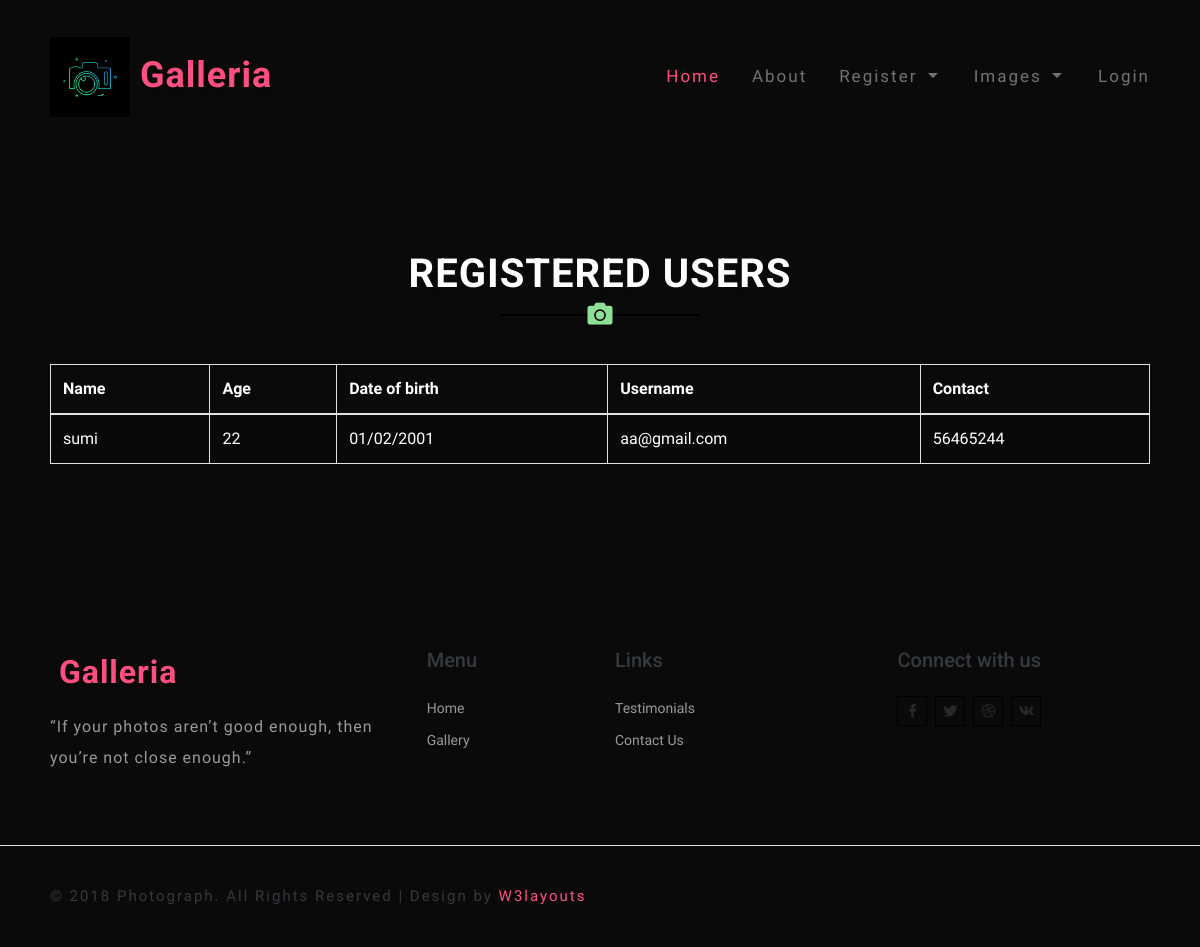
The page /v_users on the database as committed earlier.
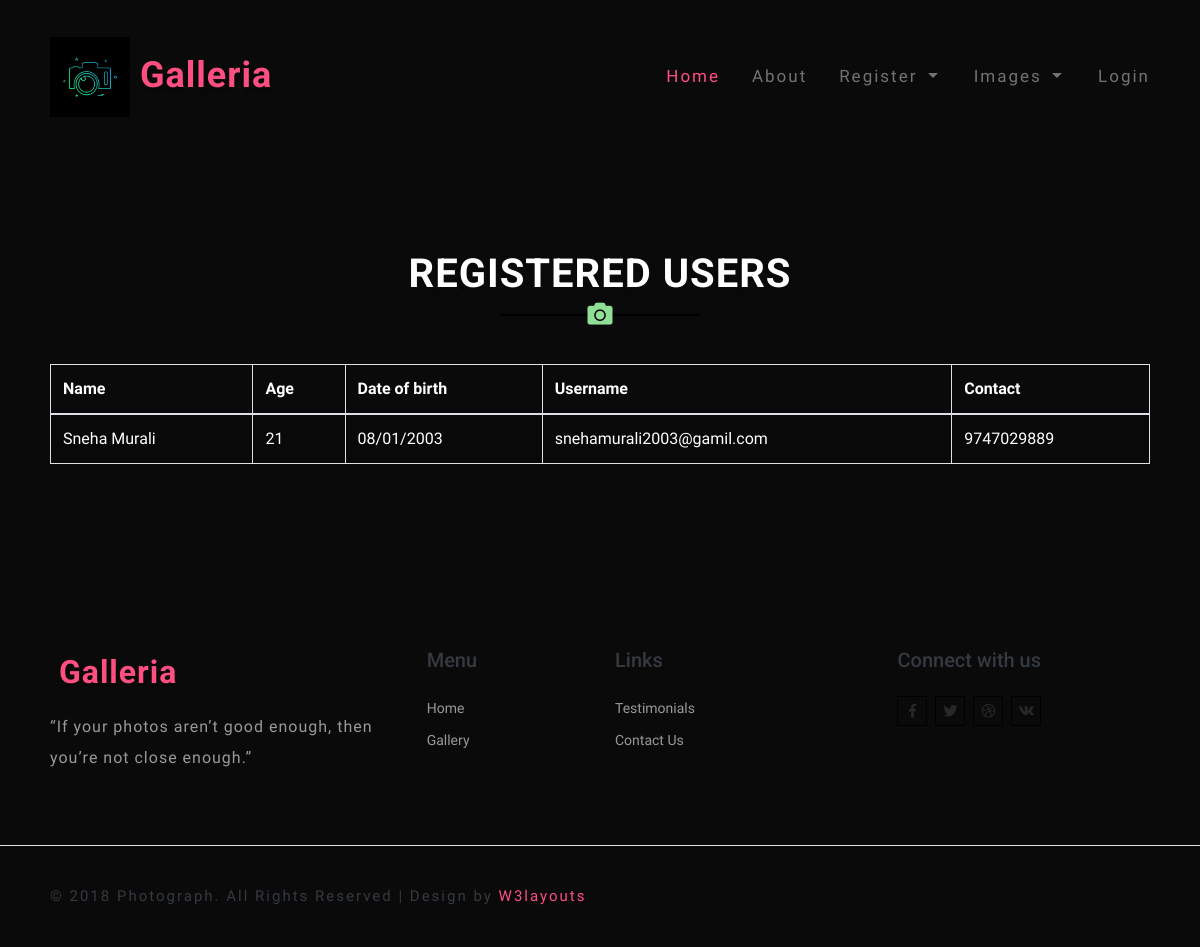
The same page on the database as committed later.
### Image/models.py (models this page shows)
class register(db.Model, UserMixin):
    id=db.Column(db.Integer, primary_key=True)
    name = db.Column(db.String(80))
    email= db.Column(db.String(80))
    number= db.Column(db.String (10))
    password = db.Column(db.String(80))
    utype = db.Column(db.String(80))
    age = db.Column(db.String(80))
    dob = db.Column(db.String(80))
    image=db.Column(db.String(80))
    status=db.Column(db.String(80),default='NULL')

### Image/routes.py (the view)
@login_required
@app.route('/v_users')
def vw_users():
    a = register.query.filter_by(utype="User").all()
    return render_template("viewuser.html",a=a)

### Image/templates/viewuser.html
{%extends 'layout.html'%}
{%block content%}
<div class="newsletter_right_w3agile py-5" id="newsletter">
    <div class="container py-xl-5 py-lg-3">
        <div class="main-title text-center mb-5">
            <h3 class="tittle text-uppercase text-white font-weight-bold">Registered Users</h3>
            <div class="title-icon">
                <i class="fas fa-camera"></i>
            </div>
        </div>
                <table class="table table-striped table-bordered" style="color: #ffff;">
                    <thead>
                        <tr>
                            <th>Name</th>
                            <th>Age</th>
                            <th>Date of birth</th>
                            <th>Username</th>
                            <th>Contact</th>
                        </tr>
                    </thead>
                <tbody>
                {% for i in a %}
                <tr>
                <td>{{i.name}}</td>
                <td>{{i.age}}</td>
                <td>{{i.dob}}</td>
                <td>{{i.email}}</td>
                <td>{{i.number}}</td>
                </tr>
                {% endfor %}
                </tbody>
                </table>
</div>
</div>
{%endblock%}

### Image/templates/layout.html (shortened to what this page needs)
<!DOCTYPE html>
<html lang="zxx">
<head>
	<link rel="stylesheet" href="../static/css/bootstrap.css">
	<link href="../static/css/pogo-slider.min.css" rel="stylesheet" type="text/css" media="all" />
	<link rel="stylesheet" href="../static/css/owl.theme.css" type="text/css" media="all">
	<link rel="stylesheet" href="../static/css/owl.carousel.css" type="text/css" media="screen" property="" />
	<link href="../static/css/prettyPhoto.css" rel="stylesheet" type="text/css" />
	<link rel="stylesheet" href="../static/css/style.css" type="text/css" media="all" />
	<link rel="stylesheet" href="../static/css/fontawesome-all.css">
</head>
<body>
	<header>
		<div class="main-top py-1">
			<nav class="navbar navbar-expand-lg navbar-light fixed-navi">
				<div class="container">
					<h1>
						<a class="navbar-brand font-weight-bold" href="index.html">
							<img src="../static/images/icon.png" alt="" class="img-fluid" height="80" width="80"> Galleria
						</a>
					</h1>
					<div class="collapse navbar-collapse text-center" id="navbarSupportedContent">
						<ul class="navbar-nav ml-lg-auto">
						  {% if session['ut'] == "admin" %}
							<li class="nav-item active mt-lg-0 mt-3">
								<a class="nav-link" href="/">Home
									<span class="sr-only">(current)</span>
								</a>
							</li>&nbsp;&nbsp;&nbsp;&nbsp;&nbsp;&nbsp;&nbsp;&nbsp;
							<li class="nav-item dropdown">
                                <a class="nav-link dropdown-toggle" href="#" id="navbarDropdown" role="button" data-toggle="dropdown"
                                    aria-haspopup="true" aria-expanded="false">
                                    Users
                                </a>
                                <div class="dropdown-menu" aria-labelledby="navbarDropdown">
                                    <a class="dropdown-item" href="/v_users">Users</a>
                                    <a class="nav-link dropdown-toggle" href="#" id="navbarDropdown" role="button" data-toggle="dropdown"
                                    aria-haspopup="true" aria-expanded="false">
                                    Contributors
                                </a>
                                    <div class="dropdown-menu" aria-labelledby="navbarDropdown">
                                    <a class="dropdown-item" href="/v_contributor ">Requests</a>
                                    <a class="dropdown-item" href="/va_contributor">Approved</a>
                                    <a class="dropdown-item" href="/vr_contributor">Rejected</a>
                                    </div>
                                </div>
                            </li>
							<li class="nav-item mx-lg-4 my-lg-0 my-3">
								<a class="nav-link" href="/v_comp">View Complaints</a>
							</li>
							<li class="nav-item mx-lg-4 my-lg-0 my-3">
								<a class="nav-link" href=" ">Image Bookings</a>
							</li>;&nbsp;
							<li class="nav-item">
								<a class="nav-link" href="/logout">Logout</a>
							</li>
							{% else %}
									<li class="nav-item active mt-lg-0 mt-3">
										<a class="nav-link" href="/">Home
										</a>
									</li>&nbsp;&nbsp;
									<li class="nav-item mx-lg-4 my-lg-0 my-3">
										<a class="nav-link scroll" href="#about">About</a>
									</li>&nbsp;&nbsp;
									<li class="nav-item dropdown">
										<a class="nav-link dropdown-toggle" href="#" id="navbarDropdown" role="button" data-toggle="dropdown"
											aria-haspopup="true" aria-expanded="false">
											Register
										</a>
									</li>  &nbsp;&nbsp;&nbsp;&nbsp;&nbsp;&nbsp;&nbsp;&nbsp;&nbsp;
									<li class="nav-item dropdown">
										<a class="nav-link dropdown-toggle" href="#" id="navbarDropdown" role="button" data-toggle="dropdown"
											aria-haspopup="true" aria-expanded="false">
											Images
										</a>
									</li>&nbsp;&nbsp;&nbsp;&nbsp;&nbsp;&nbsp;&nbsp;&nbsp;&nbsp;
									<li class="nav-item">
										<a class="nav-link" href="/login">Login</a>
									</li>
							{% endif %}
						</ul>
					</div>
				</div>
			</nav>
		</div>
	</header>
    {% block content %}
    {% endblock %}
	<footer>
		<div class="w3ls-footer-grids py-sm-4 py-3">
			<div class="container py-xl-5 py-lg-3">
				<div class="row">
					<div class="col-md-4 w3l-footer pr-4">
						<h2>
							<a class="navbar-brand font-weight-bold logo2" href="index.html">
								<img src="../static/images/logo2.png" alt="" class="img-fluid"> Galleria
							</a>
						</h2>
						<p class="mt-3">“If your photos aren’t good enough, then you’re not close enough.”</p>
					</div>
					<div class="col-md-2 w3l-footer my-md-0 my-4">
						<h5 class="text-dark footer-links mb-4">Menu</h5>
						<ul class="list-unstyled">
							<li>
								<a href="index.html" class="scroll">Home</a>
							</li>
							<li class="mt-2">
								<a href="#gallery" class="scroll">Gallery</a>
							</li>
						</ul>
					</div>
					<div class="col-md-3 w3l-footer mb-md-0 mb-4">
						<h5 class="text-dark footer-links mb-4">Links</h5>
						<ul class="list-unstyled">
							<li class="mt-2">
								<a href="#testimonials" class="scroll">Testimonials</a>
							</li>
							<li class="mt-2">
								<a href="#contact" class="scroll">Contact Us</a>
							</li>
						</ul>
					</div>
					<div class="col-md-3 w3l-footer footer-social-agile">
						<h5 class="text-dark footer-links mb-4">Connect with us</h5>
						<ul class="list-unstyled">
							<li>
								<a href="#">
									<i class="fab fa-facebook-f"></i>
								</a>
							</li>
							<li class="mx-1">
								<a href="#">
									<i class="fab fa-twitter"></i>
								</a>
							</li>
							<li>
								<a href="#">
									<i class="fab fa-dribbble"></i>
								</a>
							</li>
							<li class="ml-1">
								<a href="#">
									<i class="fab fa-vk"></i>
								</a>
							</li>
						</ul>
					</div>
				</div>
			</div>
		</div>
	</footer>
	<div class="copy-right-w3ls py-3 border-top">
		<div class="container">
			<p class="copy-right-grids text-dark">© 2018 Photograph. All Rights Reserved | Design by
				<a href="https://w3layouts.com/" target="_blank">W3layouts</a>
			</p>
		</div>
	</div>
</body>
</html>

### Image/static/css/style.css (style rules this page uses)
body { padding: 0; margin: 0; background: #0a0a0a; font-family: 'Hind', sans-serif; }
body a { transition: 0.5s all; -webkit-transition: 0.5s all; -moz-transition: 0.5s all; -o-transition: 0.5s all; -ms-transition: 0.5s all; text-decoration: none; }
h1, h2, h3, h4, h5, h6 { margin: 0; padding: 0; font-family: 'Roboto', sans-serif; }
p { margin: 0; padding: 0; font-size: 16px; letter-spacing: 1px; line-height: 1.9; color: #999; font-family: 'Hind', sans-serif; }
ul, ol { margin: 0; padding: 0; }
a.navbar-brand { font-size: 36px; letter-spacing: 1px; color: #ff4f81; text-shadow: 2px 5px 3px rgba(0, 0, 0, 0.18); }
.navbar-light .navbar-brand, .navbar-light .navbar-brand:hover, .navbar-light .navbar-brand:focus { color: #ff4f81; }
.navbar-light .navbar-nav .nav-link { padding: 0; color: #757171; font-size: 17px; letter-spacing: 2px; font-weight: 500; }
.navbar-light .navbar-nav .show>.nav-link, .navbar-light .navbar-nav .active>.nav-link, .navbar-light .navbar-nav .nav-link.show, .navbar-light .navbar-nav .nav-link.active, .navbar-light .navbar-nav .nav-link:hover, .navbar-light .navbar-nav .nav-link:focus { color: #ff4f81; }
nav.fixed-navi ul { list-style: none; margin: 0; padding: 0; }
nav.fixed-navi ul li { float: left; }
h3.tittle { color: #ff4f81; text-shadow: 2px 4px 5px rgba(21, 20, 20, 0.22); font-size: 40px; letter-spacing: 1px; }
.title-icon i { color: rgb(143, 223, 150); font-size: 25px; position: absolute; top: -13px; left: 0; right: 0; }
.title-icon { border-bottom: 2px solid #000; max-width: 200px; margin: 1em auto 1.5em; position: relative; }
a.navbar-brand.logo2 { font-size: 32px; }
.w3l-footer ul li a { color: #999; font-size: 14px; }
.footer-social-agile ul li, .payment-w3lsmk ul li { display: inline-block; }
.footer-social-agile ul li a i { height: 30px; width: 30px; line-height: 29px; background: none; color: #292828; border: 1px solid #000; text-align: center; transition: 0.5s all; -webkit-transition: 0.5s all; -moz-transition: 0.5s all; -o-transition: 0.5s all; -ms-transition: 0.5s all; }
p.copy-right-grids { letter-spacing: 2px; font-size: 15px; }
p.copy-right-grids a { color: #ff4f81; }
.container { padding: 20px; }

Rows that differ between the two databases and show on the page:
removed register: name "sumi", age "22", dob "01/02/2001", email "aa@gmail.com", number "56465244"
now on this page (row edited): register: name "Sneha Murali", age "21", dob "08/01/2003", email "snehamurali2003@gamil.com", number "9747029889"
